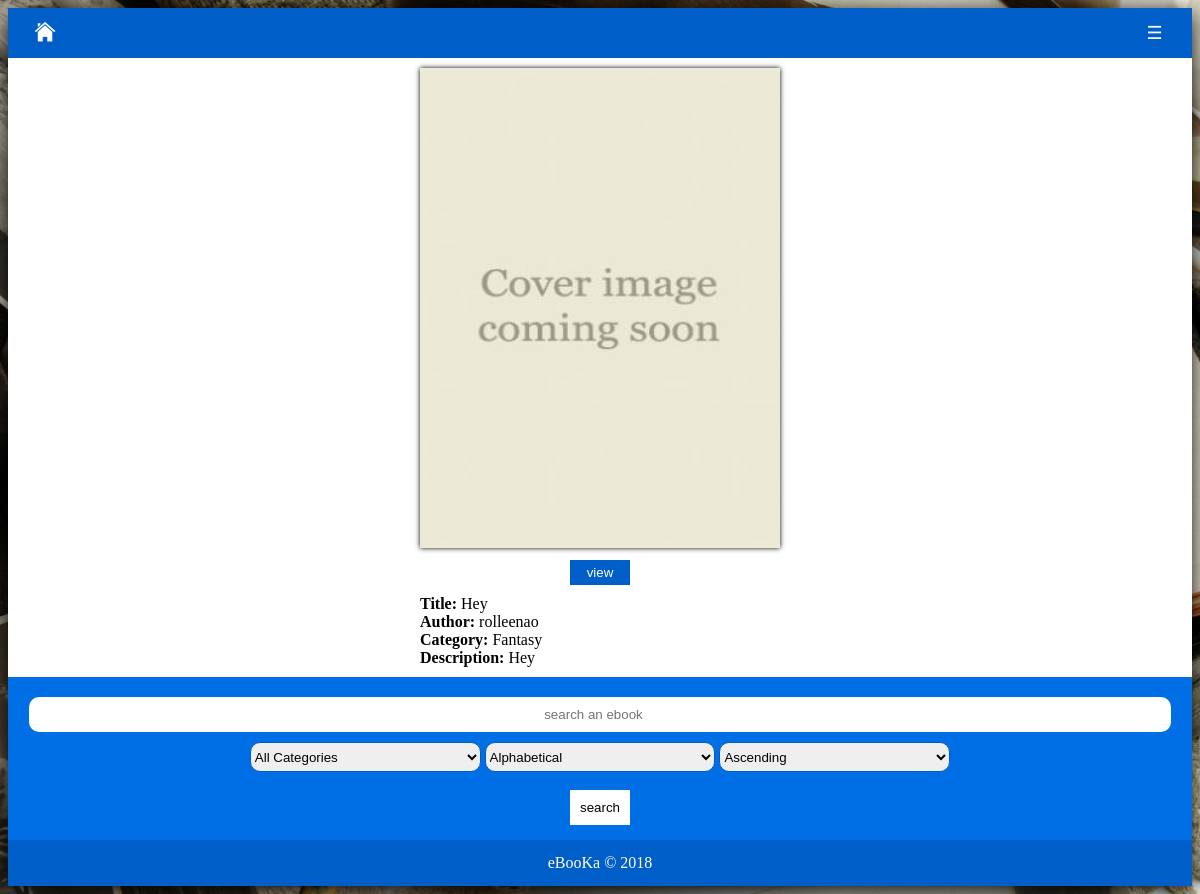
Before: /books-details.php?vdbook_id=1 with the older database file.
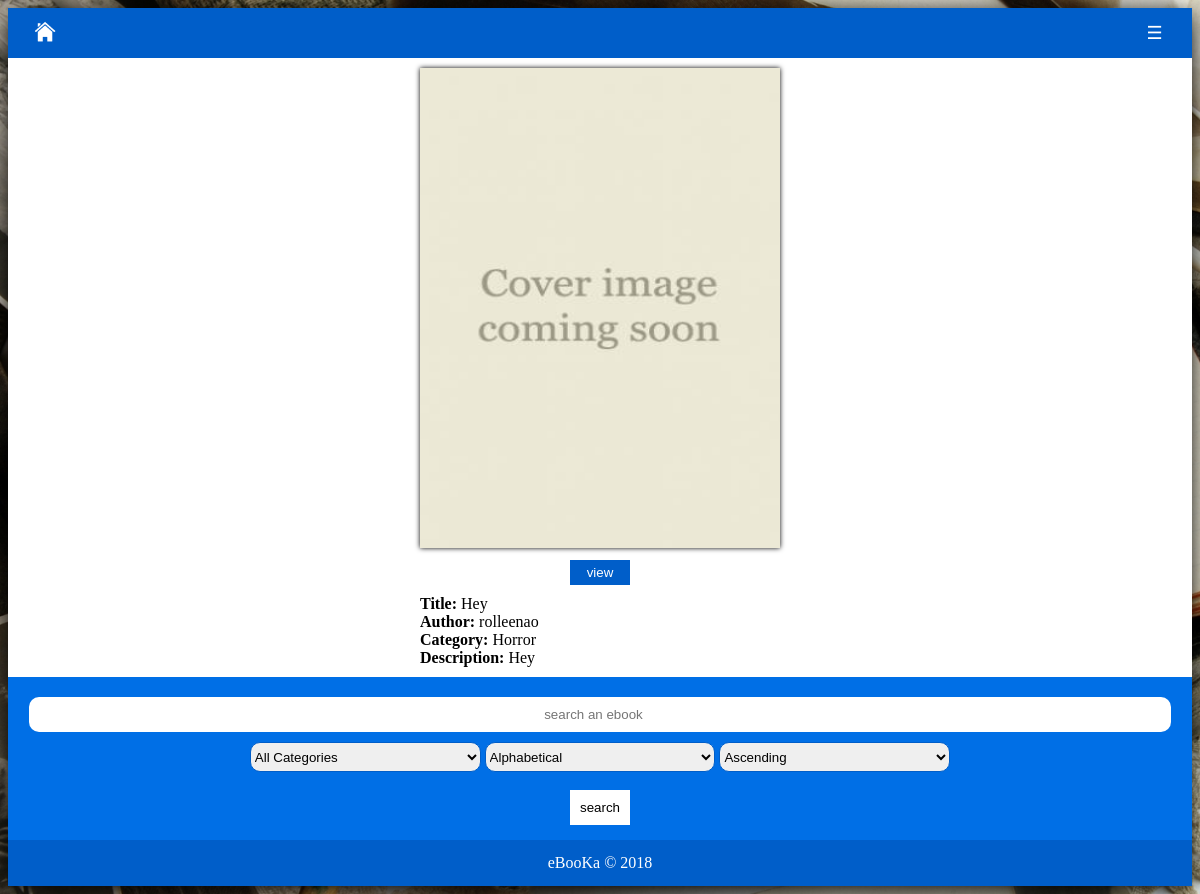
After: the same page with the newer database file.
### tables this page shows
CREATE TABLE `books` (
  `book_id` int(11) NOT NULL AUTO_INCREMENT,
  `book_title` varchar(256) NOT NULL,
  `book_description` text NOT NULL,
  `book_author` varchar(128) NOT NULL,
  `book_category_id` int(11) NOT NULL,
  `book_file` text NOT NULL,
  `book_cover` varchar(256) NOT NULL,
  `book_date` timestamp NOT NULL DEFAULT CURRENT_TIMESTAMP ON UPDATE CURRENT_TIMESTAMP,
  `upload_type` set('Private','Public') NOT NULL,
  `user_id` int(11) NOT NULL,
  PRIMARY KEY (`book_id`)
);

CREATE TABLE `category` (
  `category_id` int(11) NOT NULL AUTO_INCREMENT,
  `category_name` varchar(128) NOT NULL,
  `category_cover` text NOT NULL,
  `date_modified` timestamp NOT NULL DEFAULT CURRENT_TIMESTAMP ON UPDATE CURRENT_TIMESTAMP,
  PRIMARY KEY (`category_id`)
);

### books-details.php (the view, shortened to what this page needs)
<!DOCTYPE html>
<?php
    include ('include/verify-notlogged.php');
        ?>
        <?php
    if(isset($_GET['vdbook_id'])){
        $sql_query="SELECT a.*,b.* FROM books a INNER JOIN category b ON a.book_category_id=b.category_id WHERE book_id=".$_GET['vdbook_id'];
        $result_set=mysqli_query($con,$sql_query);
        if(mysqli_num_rows($result_set)>0){
            $fetched_row=mysqli_fetch_array($result_set);
        }
        else{
            ?>
                <script type="text/javascript">
                    window.location.href='index.php';
                </script>
            <?php
        }
    }
?>
<html>
    <head>
        <link rel="stylesheet" href="css/main.css">
        <link rel="stylesheet" href="css/loader.css">
    </head>
    <body style="font-family:Verdana;" onload="myFunction()">
            <div style="display:none;" id="myDiv" class="animate-bottom">
                <?php include ('include/nav-main.php');?>
                <div id="main">
                    <?php include ('include/menu.php');?>
                    <div style="overflow:hidden;">
                        <div class="main" style="width:100%">
                            <div style="position:relative;margin:10px;">
                                <img class="bookimage" src="views/covers/<?php echo $fetched_row[6];?>" style="box-shadow:0px 0px 5px;height:480px;width:360px;"><br>
                                <button class="apbut" onclick="javascript: vbook_id('<?php echo $fetched_row[0];?>')">view</button>
                            </div>
                            <div style="position:relative;width:360px;margin:auto;margin-bottom:10px;text-align:left;">
                                <b>Title:</b> <?php echo $fetched_row[1];?><br>
                                <b>Author:</b> <?php echo $fetched_row[3];?><br>
                                <b>Category:</b> <?php echo $fetched_row[11];?><br>
                                <b>Description:</b> <?php echo $fetched_row[2];?>
                            </div>
                        </div>
                        <?php include ('include/searchbar.php');?>
                    </div>
                    <?php include ('include/footer.php');?>
                </div>
    </body>
</html>

### include/nav-main.php (shortened to what this page needs)
<html>
    <head>
    </head>
    <body>
        <?php include ('include/login.php');?>
        <?php include ('include/signup.php');?>
    </body>
</html>

### include/login.php (shortened to what this page needs)
<html>
    <body>
    </body>
</html>

### include/signup.php (shortened to what this page needs)
<html>
    <body>
    </body>
</html>

### include/menu.php
<html>
    <body>
        <div class="menu">
            <button class="menuitem" style="font-size:18px;cursor:pointer;float:right;" onclick="openNav()">&#9776;</button>
            <button class="menuitem" style="cursor:pointer;float:left;" onclick="openNav3()">
                <img src="images/home.png" style="width:25px;height:25px;">
            </button>
        </div>
    </body>
</html>

### include/searchbar.php (shortened to what this page needs)
<html>
    <body>
        <div class="right" style="width:100%;">
            <form action="search.php" method="POST">
                <input name="search" type="search" placeholder="search an ebook" style="text-align:center;position:relative; margin: 5px auto; width:99%; height:35px;padding:10px; border:none;">
                <select name="category" required>
                    <?php
                        $sql_query="SELECT category_id, category_name FROM category";
                        $result_set=mysqli_query($con,$sql_query);
                        if(mysqli_num_rows($result_set)>0)
                        {
                            while($row=mysqli_fetch_row($result_set))
                            {
                                echo "<option value='$row[0]' >".$row[1]."</option>";
                            }
                        }
                        else
                        {
                            ?>
                                Not Available
                            <?php
                        }
                    ?>
                </select>
                <select name="sortby" required>
                    <option value="atoz">Alphabetical</option>
                </select>
                <select name="orderby" required>
                    <option value="asc">Ascending</option>
                </select><br><br>
                <button name="submit" type="submit" style="position:relative; width:60px; height:35px; background-color:white; margin:auto; border:none;">search</button>
            </form>
        </div>
    </body>
</html>

### include/footer.php
<html>
    <body>
        <div style="background-color:rgb(0, 94, 201);color:white;text-align:center;padding:14px;">eBooKa © 2018</div>
    </body>
</html>

### css/main.css (style rules this page uses)
body { background-image: url("../images/background.jpg"); background-repeat: no-repeat; background-size: cover; }
* { box-sizing: border-box; }
.menu { width:100%; height: 50px; text-align:center; background-color: rgb(0, 94, 201); }
.menuitem { background-color:rgb(0, 94, 201); color: white; width: 75px; height: 50px; border: none; outline: none; padding: 10px; transition: 0.5s; }
.main { float:left; width:75%; padding: 0px 40px; }
.right { background-color: rgb(0, 111, 230); color: white; float:left; width:25%; padding:15px; text-align:center; }
#main { transition: margin-left .5s; background-color: rgba(255, 255, 255, .5); }
input[type=search] { border: 1px solid rgb(0, 94, 201); border-radius: 10px; }

### css/loader.css (style rules this page uses)
.animate-bottom { position: relative; -webkit-animation-name: animatebottom; -webkit-animation-duration: 1s; animation-name: animatebottom; animation-duration: 1s }
#myDiv { display: none; text-align: center; background-color: white; box-shadow: 0px 5px 25px black; }

### books-details.php (style rules this page uses)
.apbut { color:white; background-color:rgb(0, 94, 201); border:none; width:60px; margin-top:8px; padding:5px 0px; }

### include/searchbar.php (style rules this page uses)
select { width:20%; height:30px; border: 1px solid rgb(0, 94, 201); margin-top:5px; border-radius:10px; }

Changed rows visible on the page:
changed books "Hey": category.category_name "Fantasy" → "Horror"
